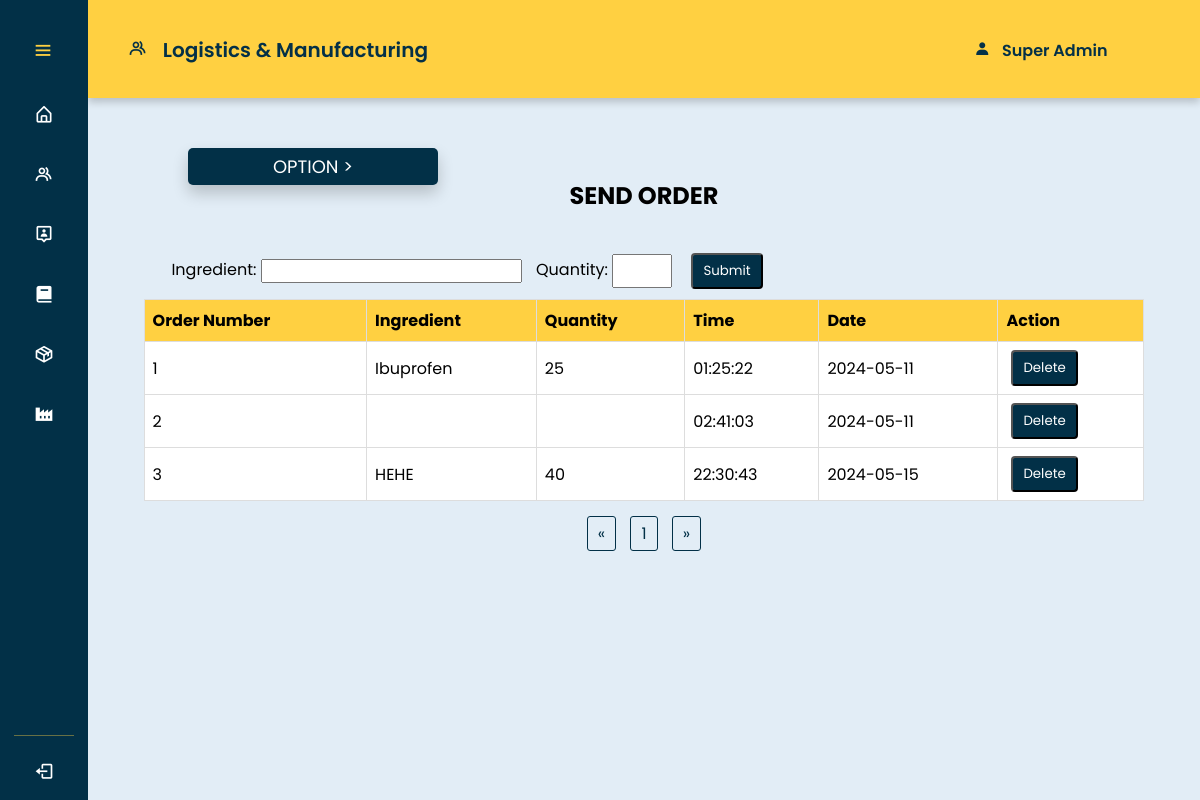
The page /sia/logistics_order.php on the database its author committed.
### tables this page shows
CREATE TABLE `sia_order` (
  `id` int(11) NOT NULL,
  `Ingredient` varchar(255) NOT NULL,
  `quantity` varchar(255) NOT NULL,
  `date` datetime DEFAULT current_timestamp()
);

### sia/logistics_order.php (the view, shortened to what this page needs)
<?php
$pdo = connection();
$records_per_page = 10;
$page = isset($_GET['page']) && is_numeric($_GET['page']) ? $_GET['page'] : 1;
$start_from = ($page - 1) * $records_per_page;
$stmt = $pdo->prepare("SELECT * FROM sia_order LIMIT :start_from, :records_per_page");
$stmt->bindParam(':start_from', $start_from, PDO::PARAM_INT);
$stmt->bindParam(':records_per_page', $records_per_page, PDO::PARAM_INT);
$stmt->execute();
$medicines = $stmt->fetchAll(PDO::FETCH_ASSOC);
$total_sql = "SELECT COUNT(*) AS total FROM sia_order";
$total_stmt = $pdo->query($total_sql);
$total_result = $total_stmt->fetch(PDO::FETCH_ASSOC);
$total_records = $total_result['total'];
$total_pages = ceil($total_records / $records_per_page);
?>
<!DOCTYPE html>
<html lang="en">
<head>
    <link rel="stylesheet" href="css/logistics.css">
    <link rel="stylesheet" href="css/style.css">
    <link href='https://unpkg.com/boxicons@2.1.4/css/boxicons.min.css' rel="stylesheet">
    <link rel="stylesheet" href="https://cdn.jsdelivr.net/npm/flatpickr/dist/flatpickr.min.css">
</head>
<body>
<nav class="sidebar close">
<header>
    <div class="image-text">
    </div>
    <i class='bx bx-menu toggle'></i>
</header>
<div class="menu-bar">
  <div class="menu">
            <li class="nav-link">
                <a href="/3GENpharma/BI/dashboard.php">
                <i class='bx bx-home-alt icon' ></i>
                </a>
            </li>
            <li class="nav-link">
                <a href="/3GENPHARMA/HR/employee.php">
                <i class='bx bx-group icon' ></i>
                </a>
            </li>
            <li class="nav-link">
                <a href="/3genpharma/crm/customer.php">
                <i class='bx bx-user-pin icon' ></i>
                </a>
            </li>
            <li class="nav-link">
                <a href="/3GENpharma/accounting/reports.php">
                <i class='bx bxs-book icon' ></i>
                </a>
            </li>
            <li class="nav-link">
                <a href="/3genpharma/inventory/inventory.php">
                <i class='bx bx-package icon' ></i>
                </a>
            </li>
            <div class="sidenav-menu">
            <li class="nav-link">
                <i class='bx bxs-factory icon'> </i>
            </li>
        </div>
  </div>
      <div class="bottom-content">
        <hr style="height:1px;opacity:40%;border-width:0;background-color:#FFD041;">
      <li class="nav-link">
      <a href="logout.php">
      <i class='bx bx-log-out icon' ></i>
      </a>
      </li>
      </div>
    </div>
</nav>
<section class="home">
    <div class="userheader">
        <h1> <i class='bx bx-group icon'>&nbsp</i> Logistics & Manufacturing </h1>
        <h2><i class='bx bxs-user usericon'>&nbsp</i> Super Admin </h2>
    </div>
    <div class="dropdown1">
        <span class="inventory"> OPTION ></span>
    </div>
    <div class="table-container1">
        <h1 class="header-container1">SEND ORDER</h1>
        <div class="add-container1">
        <form class="inline-form" action="<?php echo htmlspecialchars($_SERVER["PHP_SELF"]); ?>" method="POST">
            <label for="ingredient">Ingredient:</label>
            <input type="text" id="ingredient" name="ingredient">
            <label for="quantity">Quantity:</label>
            <input type="number" id="quantity" name="quantity">
            <input type="submit" value="Submit" class="add-button2">
        </form>
        </div>
        <table class="table-materials" id="medicine-table">
            <thead>
                <tr>
                    <th>Order Number</th>
                    <th>Ingredient</th>
                    <th>Quantity</th>
                    <th>Time</th>
                    <th>Date</th>
                    <th>Action</th>
                </tr>
            </thead>
            <tbody>
            <?php foreach ($medicines as $medrow) : ?>
                <tr data-medicine-id="<?= $medrow['id']; ?>">
                <td><?= $medrow['id']; ?></td>
                <td><?= $medrow['Ingredient']; ?></td>
                <td><?= $medrow['quantity']; ?></td>
                <td><?= date('H:i:s', strtotime($medrow['date'])); ?></td>
                <td><?= date('Y-m-d', strtotime($medrow['date']));?></td>
                <td>
                <form method="POST" action="<?php echo htmlspecialchars($_SERVER["PHP_SELF"]); ?>">
                <button type="submit" class="delete-btn">Delete</button>
                </form>
                </td>
                </tr>
            <?php endforeach; ?>
            </tbody>
        </table>
            </div>
        <div class="pagination-container">
                <ul class="pagination">
                    <li><a href="<?php echo htmlspecialchars($_SERVER["PHP_SELF"]); ?>?page=<?php echo ($page > 1) ? $page - 1 : 1; ?>">&laquo;</a></li>
                    <?php for ($i = 1; $i <= $total_pages; $i++) : ?>
                        <li><a href="<?php echo htmlspecialchars($_SERVER["PHP_SELF"]); ?>?page=<?php echo $i; ?>"><?php echo $i; ?></a></li>
                    <?php endfor; ?>
                    <li><a href="<?php echo htmlspecialchars($_SERVER["PHP_SELF"]); ?>?page=<?php echo ($page < $total_pages) ? $page + 1 : $total_pages; ?>">&raquo;</a></li>
                </ul>
            </div>
<br>
<br>
</section>
</body>
</html>

### sia/css/logistics.css (style rules this page uses)
* { padding: 0; margin: 0; box-sizing: border-box; font-family: 'Poppins', sans-serif; }
body { height: 100vh; background: #E2EDF6; }
.sidebar { position: fixed; top: 0; left: 0; height: 100%; width: 250px; padding: 10px 14px; background: #023047; z-index: 100; cursor: pointer; overflow-y:scroll; overflow-x: hidden; }
.sidebar.close { width: 88px; }
.sidebar .menu { margin-top: -45px; }
.sidebar li { height: 50px; margin-top: 10px; list-style: none; display: flex; align-items: center; }
.sidebar li .icon { display: flex; align-items: center; justify-content: center; min-width: 60px; font-size: 20px; }
.sidebar li .icon, .sidebar li .text { color: #fff; }
.sidebar header { position: relative; }
.sidebar header .image-text { display: flex; align-items: center; padding-top: 1rem; }
.sidebar header .toggle { position: absolute; color:#FFD041; top: 60%; left: 90%; font-size: 22px; line-height: 50px; transform: translateY(-50%); cursor: pointer; }
.sidebar li a { text-decoration: none; height: 100%; width: 100%; display: flex; align-items: center; border-radius: 6px; }
.sidebar .menu-bar { height: calc(100% - 60px); display: flex; flex-direction: column; justify-content: space-between; padding-top: 3rem; }
.sidebar.close .toggle { left: 30%; }
.sidenav-menu { width:auto; }
.home { position: relative; height: 100vh; left: 250px; width: calc(100% - 250px); }
.home .userheader { padding: 35px 40px; background-color: #FFD041; box-shadow: 0 4px 8px 0 rgba(0, 0, 0, 0.2); }
.home .userheader h1 { font-size: 20px; font-weight: 600; color: #043047; }
.home .userheader h2 { font-size: 16px; font-weight: 600; color: #043047; margin-left: 82%; margin-top: -27px; }
.sidebar.close ~ .home { left: 88px; width: calc(100% - 88px); }
.bottom-content { margin-top: 60px; }
.inventory { background-color: #023047; box-shadow: 0 8px 16px 0 rgba(0,0,0,0.2); padding: 5px 20px; border-radius: 5px; font-size: large; position: absolute; top: 50px; left: 100px; cursor: pointer; color: white; min-width: 250px; text-align: center; }
.dropdown1 { position: relative; display: list-item; display: inline; }

### sia/css/style.css (style rules this page uses)
* { padding: 0; margin: 0; box-sizing: border-box; font-family: 'Poppins', sans-serif; }
.table-container1 { margin-top: 80px; display: flex; justify-content: center; flex-direction: column; align-items: center; }
table { width: 100%; border-collapse: collapse; }
.table-materials { width: 90%; }
th, td { padding: 8px; border: 1px solid #ddd; text-align: left; }
th { background-color: #FFD041; }
tr { background-color: #ffffff; }
.add-container1 { margin: 10px; display: flex; justify-content: flex-start; align-items: center; width: 85%; }
input[type="number"] { width: 60px; padding: 5px; box-sizing: border-box; }
.add-button2 { background-color: #023047; color: white; padding: 6px 10px; text-align: right; text-decoration: none; display: inline-block; border-radius: 4px; cursor: pointer; margin-left: 5px; }
.delete-btn { background-color: #023047; color: white; padding: 6px 10px; text-align: right; text-decoration: none; display: inline-block; border-radius: 4px; cursor: pointer; margin-left: 5px; }
a { text-decoration: none; color: #555; }
.header-container1 { margin-bottom: 30px; }
.inline-form input { display: inline-block; margin-right: 10px; }
.inline-form input[type="submit"] { display: inline-block; margin-right: 0; }
.pagination-container { margin-top: 20px; text-align: center; }
.pagination { display: inline-block; list-style-type: none; margin: 0; padding: 0; }
.pagination li { display: inline; margin: 0 5px; }
.pagination a { color: #023047; padding: 5px 10px; text-decoration: none; border: 1px solid #023047; border-radius: 3px; }

### rows shown on the page
sia_order: id "1", Ingredient "Ibuprofen", quantity "25", date "01:25:22", date "2024-05-11"
sia_order: id "2", date "02:41:03", date "2024-05-11"
sia_order: id "3", Ingredient "HEHE", quantity "40", date "22:30:43", date "2024-05-15"
